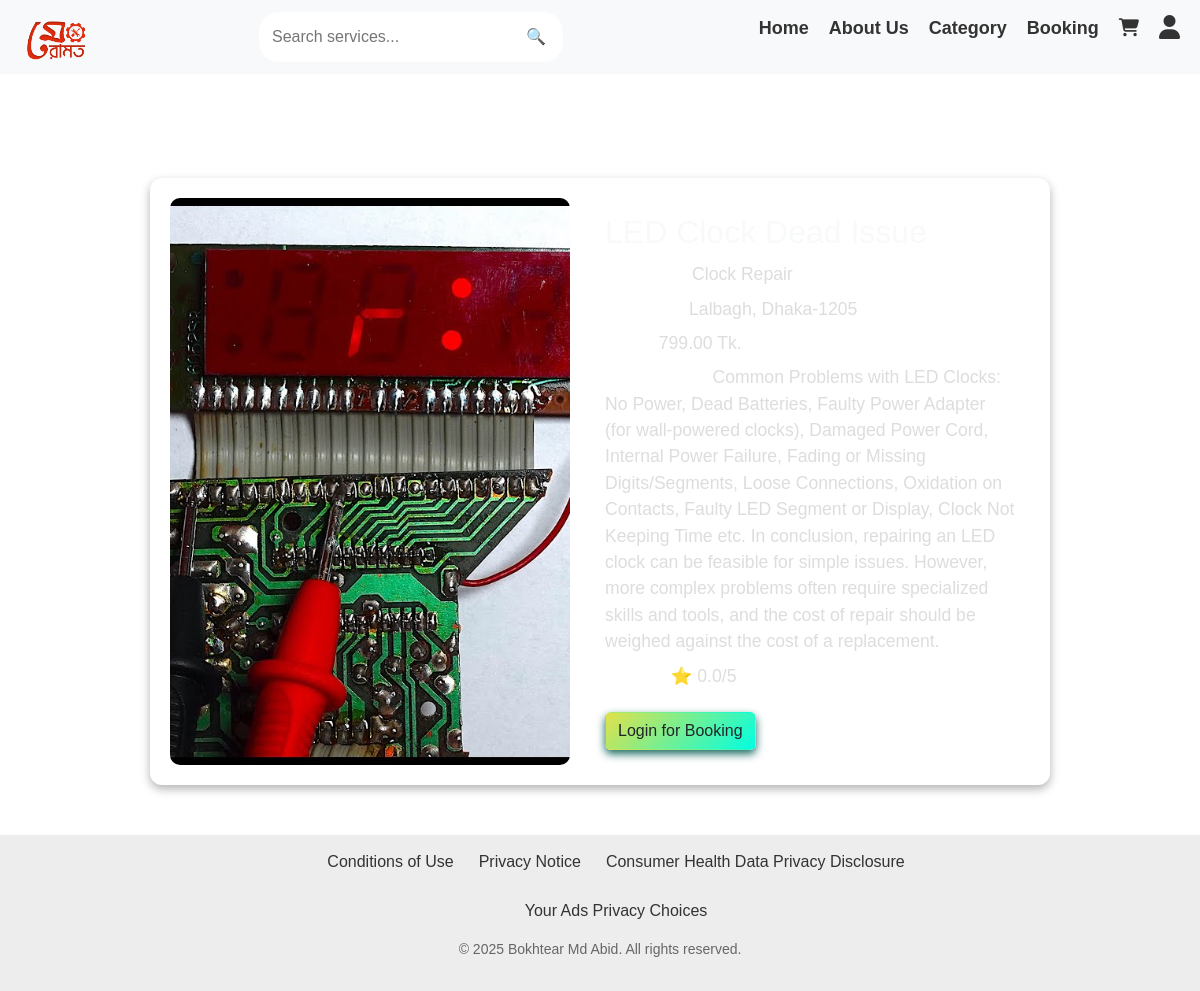
/service/3/, run on the app's committed database.
### meramotapp/models.py (models this page shows, shortened)
class Service(models.Model):
    seller = models.ForeignKey(settings.AUTH_USER_MODEL, on_delete=models.CASCADE, limit_choices_to={'is_seller': True})
    category = models.ForeignKey('Category', on_delete=models.CASCADE)
    title = models.CharField(max_length=255)
    description = models.TextField()
    price = models.DecimalField(max_digits=10, decimal_places=2)
    image = models.ImageField(upload_to='service_images', null=True, blank=True)
    location = models.CharField(max_length=255, null=True, blank=True)
    rating = models.FloatField(default=0.0)
    created_at = models.DateTimeField(auto_now_add=True)

class Category(models.Model):
    name = models.CharField(max_length=100, unique=True)
    image = models.ImageField(upload_to='category_images', null=True, blank=True)
    slug = models.SlugField(unique=True)

### meramotapp/views.py (the view)
# urls.py: path('service/<int:pk>/', views.service_detail, name='service_detail'),
def service_detail(request, pk):
    service = get_object_or_404(Service, id=pk)
    return render(request, "service_detail.html", {"service": service})

### templates/service_detail.html (shortened to what this page needs)
{% extends "base.html" %}
{% load static %}
{% block extra_css %}
<link rel="stylesheet" href="{% static 'css/style_service_detail.css' %}">
{% endblock %}
{% block content %}
    <div class="service-container">
        <img src="{{ service.image.url }}" alt="{{ service.title }}" class="service-img">
        <div class="service-info">
            <h1>{{ service.title }}</h1>
            <p><strong>Category:</strong> {{ service.category.name }}</p>
            <p><strong>Location:</strong> {{ service.location }}</p>
            <p><strong>Price:</strong> {{ service.price }} Tk.</p>
            <p><strong>Description:</strong> {{ service.description }}</p>
            <p><strong>Rating:</strong> ⭐ {{ service.rating }}/5</p>
            {% if user.is_authenticated %}
                <a href="{% url 'book_service' service.id %}" class="btn">Book Now</a>
            {% else %}
                <a href="{% url 'login' %}" class="btn">Login for Booking</a>
            {% endif %}
        </div>
    </div>
{% endblock %}

### static/css/style_service_detail.css (style rules this page uses)
* { margin: 0; padding: 0; box-sizing: border-box; font-family: 'Poppins', sans-serif; }
body { background: url("/static/images/BG_1.png") 50% 0 no-repeat fixed; background-size: cover; color: #fff; }
.service-container { display: flex; flex-wrap: wrap; max-width: 900px; background: rgba(255, 255, 255, 0.1); backdrop-filter: blur(10px); padding: 20px; border-radius: 12px; box-shadow: 0 4px 10px rgba(0, 0, 0, 0.3); overflow: hidden; margin: 80px auto 50px; transition: transform 0.3s ease-in-out; }
.service-img { width: 100%; max-width: 400px; border-radius: 10px; object-fit: cover; margin-right: 20px; }
.service-info { flex: 1; padding: 15px; }
.service-info h1 { font-size: 2em; margin-bottom: 10px; color: #f8f9fa; }
.service-info p { font-size: 1.1em; margin-bottom: 8px; color: #ddd; }
.service-info strong { color: #fff; }
.btn { display: inline-block; margin-top: 15px; padding: 12px 20px; background: linear-gradient(135deg, #e1e149, #00ffe2); color: #040000; font-size: 1.1em; font-weight: bold; text-decoration: none; border-radius: 6px; transition: all 0.3s ease-in-out; box-shadow: 0 4px 8px rgb(26, 108, 97); }

### templates/navbar.html (style rules this page uses)
* { text-decoration: none; margin: 0; padding: 0; box-sizing: border-box; }

### templates/footer.html (style rules this page uses)
* { margin: 0; padding: 0; text-decoration: none; box-sizing: border-box; }
html, body { height: 100%; display: flex; flex-direction: column; font-family: 'Trebuchet MS', 'Lucida Sans Unicode', 'Lucida Grande', 'Lucida Sans', Arial, sans-serif; }

### data on the page
Service: image (picture), category.name "Clock Repair", location "Lalbagh, Dhaka-1205", price "799.00", description "Common Problems with LED Clocks: No Power, Dead Batteries, Faulty Power Adapter (for wall-powered clocks), Damaged Power Cord, Internal Power Failure, Fading or Missing Digits/Segments, Loose Connections, Oxidation on Contacts, Faulty LED Segment or Display, Clock Not Keeping Time etc. In conclusion, repairing an LED clock can be feasible for simple issues. However, more complex problems often require specialized skills and tools, and the cost of repair should be weighed against the cost of a replacement.", rating "0.0"
